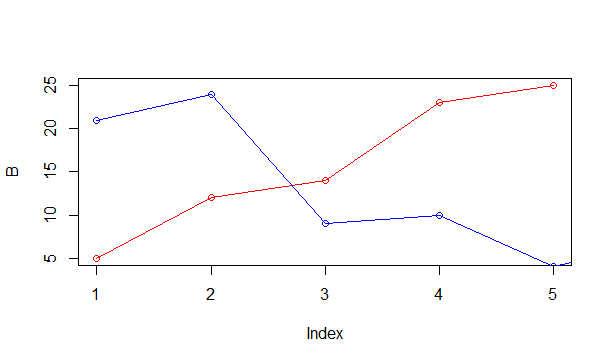

Write R code to recreate this figure.
A<- c(7,12,28,3,41)
B<- c( 5,12,14,23,25)
C<-c(21,24,13,15,18)
D<-c(21,24,9,10,4,7)
E<- c(22,24,26,12,15)
plot(B,type = "o",col = "red")
lines(D, type = "o", col = "blue")
